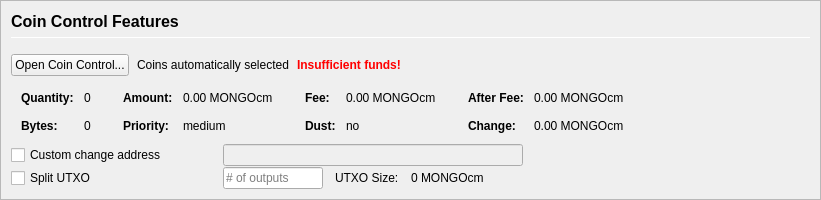
         <widget class="QFrame" name="frameCoinControl">
          <property name="sizePolicy">
           <sizepolicy hsizetype="Expanding" vsizetype="Expanding">
            <horstretch>0</horstretch>
            <verstretch>0</verstretch>
           </sizepolicy>
          </property>
          <property name="maximumSize">
           <size>
            <width>16777215</width>
            <height>16777215</height>
           </size>
          </property>
          <property name="frameShape">
           <enum>QFrame::StyledPanel</enum>
          </property>
          <property name="frameShadow">
           <enum>QFrame::Sunken</enum>
          </property>
          <layout class="QVBoxLayout" name="verticalLayoutCoinControl2">
           <property name="spacing">
            <number>0</number>
           </property>
           <property name="leftMargin">
            <number>0</number>
           </property>
           <property name="topMargin">
            <number>0</number>
           </property>
           <property name="rightMargin">
            <number>0</number>
           </property>
           <property name="bottomMargin">
            <number>0</number>
           </property>
           <item>
            <widget class="QFrame" name="frameCoinControl_BG">
             <layout class="QVBoxLayout" name="verticalLayoutCoinControl" stretch="0,0,0,0,0,0">
              <property name="spacing">
               <number>1</number>
              </property>
              <property name="leftMargin">
               <number>10</number>
              </property>
              <property name="topMargin">
               <number>10</number>
              </property>
              <item>
               <layout class="QHBoxLayout" name="horizontalLayoutCoinControl1">
                <property name="bottomMargin">
                 <number>15</number>
                </property>
                <item>
                 <layout class="QVBoxLayout" name="verticalLayout_3">
                  <property name="spacing">
                   <number>6</number>
                  </property>
                  <item>
                   <widget class="QLabel" name="labelCoinControlFeatures">
                    <property name="sizePolicy">
                     <sizepolicy hsizetype="Preferred" vsizetype="Maximum">
                      <horstretch>0</horstretch>
                      <verstretch>0</verstretch>
                     </sizepolicy>
                    </property>
                    <property name="minimumSize">
                     <size>
                      <width>0</width>
                      <height>20</height>
                     </size>
                    </property>
                    <property name="font">
                     <font>
                      <pointsize>12</pointsize>
                      <weight>75</weight>
                      <bold>true</bold>
                     </font>
                    </property>
                    <property name="styleSheet">
                     <string notr="true">font-weight:bold;</string>
                    </property>
                    <property name="text">
                     <string>Coin Control Features</string>
                    </property>
                   </widget>
                  </item>
                  <item>
                   <widget class="Line" name="line">
                    <property name="minimumSize">
                     <size>
                      <width>0</width>
                      <height>1</height>
                     </size>
                    </property>
                    <property name="maximumSize">
                     <size>
                      <width>16777215</width>
                      <height>1</height>
                     </size>
                    </property>
                    <property name="orientation">
                     <enum>Qt::Horizontal</enum>
                    </property>
                   </widget>
                  </item>
                 </layout>
                </item>
               </layout>
              </item>
              <item>
               <layout class="QHBoxLayout" name="horizontalLayoutCoinControl2" stretch="0,0,0,0">
                <property name="spacing">
                 <number>8</number>
                </property>
                <property name="bottomMargin">
                 <number>10</number>
                </property>
                <item>
                 <widget class="QPushButton" name="pushButtonCoinControl">
                  <property name="styleSheet">
                   <string notr="true"/>
                  </property>
                  <property name="text">
                   <string>Open Coin Control...</string>
                  </property>
                  <property name="autoDefault">
                   <bool>false</bool>
                  </property>
                 </widget>
                </item>
                <item>
                 <widget class="QLabel" name="labelCoinControlAutomaticallySelected">
                  <property name="text">
                   <string>Coins automatically selected</string>
                  </property>
                  <property name="margin">
                   <number>5</number>
                  </property>
                 </widget>
                </item>
                <item>
                 <widget class="QLabel" name="labelCoinControlInsuffFunds">
                  <property name="font">
                   <font>
                    <weight>75</weight>
                    <bold>true</bold>
                   </font>
                  </property>
                  <property name="styleSheet">
                   <string notr="true">color:red;font-weight:bold;</string>
                  </property>
                  <property name="text">
                   <string>Insufficient funds!</string>
                  </property>
                  <property name="margin">
                   <number>5</number>
                  </property>
                 </widget>
                </item>
                <item>
                 <spacer name="horizontalSpacerCoinControl">
                  <property name="orientation">
                   <enum>Qt::Horizontal</enum>
                  </property>
                  <property name="sizeHint" stdset="0">
                   <size>
                    <width>40</width>
                    <height>1</height>
                   </size>
                  </property>
                 </spacer>
                </item>
               </layout>
              </item>
              <item>
               <widget class="QWidget" name="widgetCoinControl" native="true">
                <property name="sizePolicy">
                 <sizepolicy hsizetype="Preferred" vsizetype="Preferred">
                  <horstretch>0</horstretch>
                  <verstretch>0</verstretch>
                 </sizepolicy>
                </property>
                <property name="minimumSize">
                 <size>
                  <width>0</width>
                  <height>0</height>
                 </size>
                </property>
                <property name="styleSheet">
                 <string notr="true"/>
                </property>
                <layout class="QHBoxLayout" name="horizontalLayoutCoinControl5">
                 <property name="leftMargin">
                  <number>0</number>
                 </property>
                 <property name="topMargin">
                  <number>0</number>
                 </property>
                 <property name="rightMargin">
                  <number>0</number>
                 </property>
                 <property name="bottomMargin">
                  <number>0</number>
                 </property>
                 <item>
                  <layout class="QHBoxLayout" name="horizontalLayoutCoinControl3" stretch="0,0,0,1">
                   <property name="spacing">
                    <number>20</number>
                   </property>
                   <property name="topMargin">
                    <number>0</number>
                   </property>
                   <property name="bottomMargin">
                    <number>10</number>
                   </property>
                   <item>
                    <layout class="QFormLayout" name="formLayoutCoinControl1">
                     <property name="horizontalSpacing">
                      <number>10</number>
                     </property>
                     <property name="verticalSpacing">
                      <number>14</number>
                     </property>
                     <property name="leftMargin">
                      <number>10</number>
                     </property>
                     <property name="topMargin">
                      <number>4</number>
                     </property>
                     <property name="rightMargin">
                      <number>6</number>
                     </property>
                     <item row="0" column="0">
                      <widget class="QLabel" name="labelCoinControlQuantityText">
                       <property name="font">
                        <font>
                         <weight>75</weight>
                         <bold>true</bold>
                        </font>
                       </property>
                       <property name="text">
                        <string>Quantity:</string>
                       </property>
                       <property name="margin">
                        <number>0</number>
                       </property>
                      </widget>
                     </item>
                     <item row="0" column="1">
                      <widget class="QLabel" name="labelCoinControlQuantity">
                       <property name="cursor">
                        <cursorShape>IBeamCursor</cursorShape>
                       </property>
                       <property name="contextMenuPolicy">
                        <enum>Qt::ActionsContextMenu</enum>
                       </property>
                       <property name="text">
                        <string notr="true">0</string>
                       </property>
                       <property name="margin">
                        <number>0</number>
                       </property>
                       <property name="textInteractionFlags">
                        <set>Qt::LinksAccessibleByMouse|Qt::TextSelectableByKeyboard|Qt::TextSelectableByMouse</set>
                       </property>
                      </widget>
                     </item>
                     <item row="1" column="0">
                      <widget class="QLabel" name="labelCoinControlBytesText">
                       <property name="font">
                        <font>
                         <weight>75</weight>
                         <bold>true</bold>
                        </font>
                       </property>
                       <property name="text">
                        <string>Bytes:</string>
                       </property>
                      </widget>
                     </item>
                     <item row="1" column="1">
                      <widget class="QLabel" name="labelCoinControlBytes">
                       <property name="cursor">
                        <cursorShape>IBeamCursor</cursorShape>
                       </property>
                       <property name="contextMenuPolicy">
                        <enum>Qt::ActionsContextMenu</enum>
                       </property>
                       <property name="text">
                        <string notr="true">0</string>
                       </property>
                       <property name="textInteractionFlags">
                        <set>Qt::LinksAccessibleByMouse|Qt::TextSelectableByKeyboard|Qt::TextSelectableByMouse</set>
                       </property>
                      </widget>
                     </item>
                    </layout>
                   </item>
                   <item>
                    <layout class="QFormLayout" name="formLayoutCoinControl2">
                     <property name="horizontalSpacing">
                      <number>10</number>
                     </property>
                     <property name="verticalSpacing">
                      <number>14</number>
                     </property>
                     <property name="leftMargin">
                      <number>6</number>
                     </property>
                     <property name="topMargin">
                      <number>4</number>
                     </property>
                     <property name="rightMargin">
                      <number>6</number>
                     </property>
                     <item row="0" column="0">
                      <widget class="QLabel" name="labelCoinControlAmountText">
                       <property name="font">
                        <font>
                         <weight>75</weight>
                         <bold>true</bold>
                        </font>
                       </property>
                       <property name="text">
                        <string>Amount:</string>
                       </property>
                       <property name="margin">
                        <number>0</number>
                       </property>
                      </widget>
                     </item>
                     <item row="0" column="1">
                      <widget class="QLabel" name="labelCoinControlAmount">
                       <property name="cursor">
                        <cursorShape>IBeamCursor</cursorShape>
                       </property>
                       <property name="contextMenuPolicy">
                        <enum>Qt::ActionsContextMenu</enum>
                       </property>
                       <property name="text">
                        <string notr="true">0.00 MONGOcm</string>
                       </property>
                       <property name="textInteractionFlags">
                        <set>Qt::LinksAccessibleByMouse|Qt::TextSelectableByKeyboard|Qt::TextSelectableByMouse</set>
                       </property>
                      </widget>
                     </item>
                     <item row="1" column="0">
                      <widget class="QLabel" name="labelCoinControlPriorityText">
                       <property name="font">
                        <font>
                         <weight>75</weight>
                         <bold>true</bold>
                        </font>
                       </property>
                       <property name="text">
                        <string>Priority:</string>
                       </property>
                      </widget>
                     </item>
                     <item row="1" column="1">
                      <widget class="QLabel" name="labelCoinControlPriority">
                       <property name="cursor">
                        <cursorShape>IBeamCursor</cursorShape>
                       </property>
                       <property name="contextMenuPolicy">
                        <enum>Qt::ActionsContextMenu</enum>
                       </property>
                       <property name="text">
                        <string>medium</string>
                       </property>
                       <property name="textInteractionFlags">
                        <set>Qt::LinksAccessibleByMouse|Qt::TextSelectableByKeyboard|Qt::TextSelectableByMouse</set>
                       </property>
                      </widget>
                     </item>
                    </layout>
                   </item>
                   <item>
                    <layout class="QFormLayout" name="formLayoutCoinControl3">
                     <property name="horizontalSpacing">
                      <number>10</number>
                     </property>
                     <property name="verticalSpacing">
                      <number>14</number>
                     </property>
                     <property name="leftMargin">
                      <number>6</number>
                     </property>
                     <property name="topMargin">
                      <number>4</number>
                     </property>
                     <property name="rightMargin">
                      <number>6</number>
                     </property>
                     <item row="0" column="0">
                      <widget class="QLabel" name="labelCoinControlFeeText">
                       <property name="font">
                        <font>
                         <weight>75</weight>
                         <bold>true</bold>
                        </font>
                       </property>
                       <property name="text">
                        <string>Fee:</string>
                       </property>
                       <property name="margin">
                        <number>0</number>
                       </property>
                      </widget>
                     </item>
                     <item row="0" column="1">
                      <widget class="QLabel" name="labelCoinControlFee">
                       <property name="cursor">
                        <cursorShape>IBeamCursor</cursorShape>
                       </property>
                       <property name="contextMenuPolicy">
                        <enum>Qt::ActionsContextMenu</enum>
                       </property>
                       <property name="text">
                        <string notr="true">0.00 MONGOcm</string>
                       </property>
                       <property name="textInteractionFlags">
                        <set>Qt::LinksAccessibleByMouse|Qt::TextSelectableByKeyboard|Qt::TextSelectableByMouse</set>
                       </property>
                      </widget>
                     </item>
                     <item row="1" column="0">
                      <widget class="QLabel" name="labelCoinControlLowOutputText">
                       <property name="font">
                        <font>
                         <weight>75</weight>
                         <bold>true</bold>
                        </font>
                       </property>
                       <property name="text">
                        <string>Dust:</string>
                       </property>
                      </widget>
                     </item>
                     <item row="1" column="1">
                      <widget class="QLabel" name="labelCoinControlLowOutput">
                       <property name="cursor">
                        <cursorShape>IBeamCursor</cursorShape>
                       </property>
                       <property name="contextMenuPolicy">
                        <enum>Qt::ActionsContextMenu</enum>
                       </property>
                       <property name="text">
                        <string>no</string>
                       </property>
                       <property name="textInteractionFlags">
                        <set>Qt::LinksAccessibleByMouse|Qt::TextSelectableByKeyboard|Qt::TextSelectableByMouse</set>
                       </property>
                      </widget>
                     </item>
                    </layout>
                   </item>
                   <item>
                    <layout class="QFormLayout" name="formLayoutCoinControl4">
                     <property name="horizontalSpacing">
                      <number>10</number>
                     </property>
                     <property name="verticalSpacing">
                      <number>14</number>
                     </property>
                     <property name="leftMargin">
                      <number>6</number>
                     </property>
                     <property name="topMargin">
                      <number>4</number>
                     </property>
                     <property name="rightMargin">
                      <number>6</number>
                     </property>
                     <item row="0" column="0">
                      <widget class="QLabel" name="labelCoinControlAfterFeeText">
                       <property name="font">
                        <font>
                         <weight>75</weight>
                         <bold>true</bold>
                        </font>
                       </property>
                       <property name="text">
                        <string>After Fee:</string>
                       </property>
                       <property name="margin">
                        <number>0</number>
                       </property>
                      </widget>
                     </item>
                     <item row="0" column="1">
                      <widget class="QLabel" name="labelCoinControlAfterFee">
                       <property name="cursor">
                        <cursorShape>IBeamCursor</cursorShape>
                       </property>
                       <property name="contextMenuPolicy">
                        <enum>Qt::ActionsContextMenu</enum>
                       </property>
                       <property name="text">
                        <string notr="true">0.00 MONGOcm</string>
                       </property>
                       <property name="textInteractionFlags">
                        <set>Qt::LinksAccessibleByMouse|Qt::TextSelectableByKeyboard|Qt::TextSelectableByMouse</set>
                       </property>
                      </widget>
                     </item>
                     <item row="1" column="0">
                      <widget class="QLabel" name="labelCoinControlChangeText">
                       <property name="font">
                        <font>
                         <weight>75</weight>
                         <bold>true</bold>
                        </font>
                       </property>
                       <property name="text">
                        <string>Change:</string>
                       </property>
                      </widget>
                     </item>
                     <item row="1" column="1">
                      <widget class="QLabel" name="labelCoinControlChange">
                       <property name="cursor">
                        <cursorShape>IBeamCursor</cursorShape>
                       </property>
                       <property name="contextMenuPolicy">
                        <enum>Qt::ActionsContextMenu</enum>
                       </property>
                       <property name="text">
                        <string notr="true">0.00 MONGOcm</string>
                       </property>
                       <property name="textInteractionFlags">
                        <set>Qt::LinksAccessibleByMouse|Qt::TextSelectableByKeyboard|Qt::TextSelectableByMouse</set>
                       </property>
                      </widget>
                     </item>
                    </layout>
                   </item>
                  </layout>
                 </item>
                </layout>
               </widget>
              </item>
              <item>
               <layout class="QHBoxLayout" name="horizontalLayoutCoinControl4">
                <property name="spacing">
                 <number>12</number>
                </property>
                <property name="sizeConstraint">
                 <enum>QLayout::SetDefaultConstraint</enum>
                </property>
                <property name="topMargin">
                 <number>0</number>
                </property>
                <property name="rightMargin">
                 <number>0</number>
                </property>
                <item>
                 <widget class="QCheckBox" name="checkBoxCoinControlChange">
                  <property name="sizePolicy">
                   <sizepolicy hsizetype="Preferred" vsizetype="Preferred">
                    <horstretch>0</horstretch>
                    <verstretch>0</verstretch>
                   </sizepolicy>
                  </property>
                  <property name="minimumSize">
                   <size>
                    <width>200</width>
                    <height>0</height>
                   </size>
                  </property>
                  <property name="maximumSize">
                   <size>
                    <width>200</width>
                    <height>16777215</height>
                   </size>
                  </property>
                  <property name="toolTip">
                   <string>If this is activated, but the change address is empty or invalid, change will be sent to a newly generated address.</string>
                  </property>
                  <property name="text">
                   <string>Custom change address</string>
                  </property>
                 </widget>
                </item>
                <item>
                 <widget class="QValidatedLineEdit" name="lineEditCoinControlChange">
                  <property name="enabled">
                   <bool>false</bool>
                  </property>
                  <property name="sizePolicy">
                   <sizepolicy hsizetype="Preferred" vsizetype="Preferred">
                    <horstretch>0</horstretch>
                    <verstretch>0</verstretch>
                   </sizepolicy>
                  </property>
                  <property name="minimumSize">
                   <size>
                    <width>300</width>
                    <height>0</height>
                   </size>
                  </property>
                 </widget>
                </item>
                <item>
                 <widget class="QLabel" name="labelCoinControlChangeLabel">
                  <property name="sizePolicy">
                   <sizepolicy hsizetype="Preferred" vsizetype="Preferred">
                    <horstretch>0</horstretch>
                    <verstretch>0</verstretch>
                   </sizepolicy>
                  </property>
                  <property name="minimumSize">
                   <size>
                    <width>100</width>
                    <height>0</height>
                   </size>
                  </property>
                  <property name="text">
                   <string/>
                  </property>
                  <property name="margin">
                   <number>3</number>
                  </property>
                 </widget>
                </item>
               </layout>
              </item>
              <item>
               <layout class="QHBoxLayout" name="horizontalLayoutCoinControl6">
                <property name="spacing">
                 <number>12</number>
                </property>
                <property name="rightMargin">
                 <number>0</number>
                </property>
                <item>
                 <widget class="QCheckBox" name="splitBlockCheckBox">
                  <property name="sizePolicy">
                   <sizepolicy hsizetype="Preferred" vsizetype="Preferred">
                    <horstretch>0</horstretch>
                    <verstretch>0</verstretch>
                   </sizepolicy>
                  </property>
                  <property name="minimumSize">
                   <size>
                    <width>200</width>
                    <height>0</height>
                   </size>
                  </property>
                  <property name="maximumSize">
                   <size>
                    <width>200</width>
                    <height>16777215</height>
                   </size>
                  </property>
                  <property name="text">
                   <string>Split UTXO</string>
                  </property>
                 </widget>
                </item>
                <item>
                 <widget class="QLineEdit" name="splitBlockLineEdit">
                  <property name="sizePolicy">
                   <sizepolicy hsizetype="Preferred" vsizetype="Preferred">
                    <horstretch>50</horstretch>
                    <verstretch>0</verstretch>
                   </sizepolicy>
                  </property>
                  <property name="minimumSize">
                   <size>
                    <width>100</width>
                    <height>0</height>
                   </size>
                  </property>
                  <property name="maximumSize">
                   <size>
                    <width>100</width>
                    <height>16777215</height>
                   </size>
                  </property>
                  <property name="placeholderText">
                   <string># of outputs</string>
                  </property>
                 </widget>
                </item>
                <item>
                 <widget class="QLabel" name="labelBlockSizeText">
                  <property name="text">
                   <string>UTXO Size:</string>
                  </property>
                 </widget>
                </item>
                <item>
                 <widget class="QLabel" name="labelBlockSize">
                  <property name="text">
                   <string>0 MONGOcm</string>
                  </property>
                 </widget>
                </item>
                <item>
                 <spacer name="horizontalSpacer_7">
                  <property name="orientation">
                   <enum>Qt::Horizontal</enum>
                  </property>
                  <property name="sizeHint" stdset="0">
                   <size>
                    <width>40</width>
                    <height>20</height>
                   </size>
                  </property>
                 </spacer>
                </item>
               </layout>
              </item>
              <item>
               <spacer name="verticalSpacerCoinControl">
                <property name="orientation">
                 <enum>Qt::Vertical</enum>
                </property>
                <property name="sizeHint" stdset="0">
                 <size>
                  <width>800</width>
                  <height>1</height>
                 </size>
                </property>
               </spacer>
              </item>
             </layout>
            </widget>
           </item>
          </layout>
         </widget>
